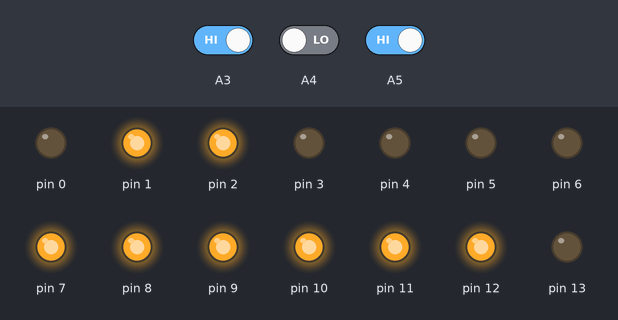
Recording of a sketch running on a simulated Arduino Uno, built with avr-gcc and run on an emulated ATmega328P. Shown: output pins drawn as LEDs (lit = HIGH). The test bench sets the inputs (shaded band); at power-on: A4 LOW, A3 HIGH, A5 HIGH.

Above: at 1.2 s.
1.3 s: A4 driven HIGH
At 2.0 s:
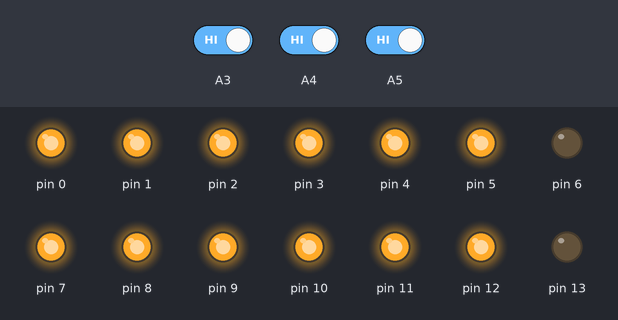
2.8 s: A3 driven LOW
At 3.1 s:
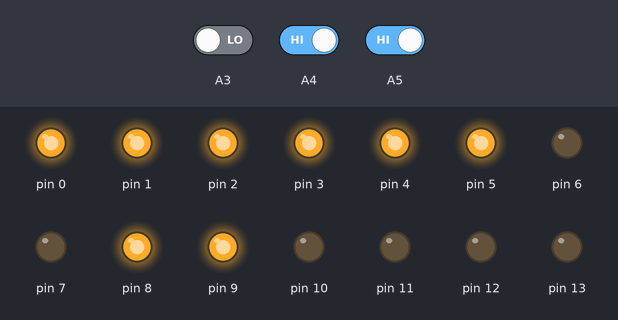
4.3 s: A3 driven HIGH
At 5.4 s:
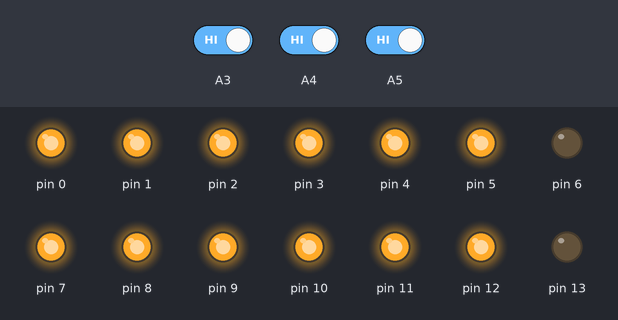
5.8 s: A5 driven LOW
At 6.6 s:
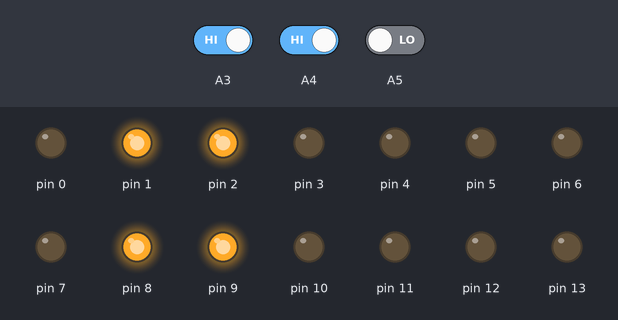
7.3 s: A5 driven HIGH
At 7.7 s:
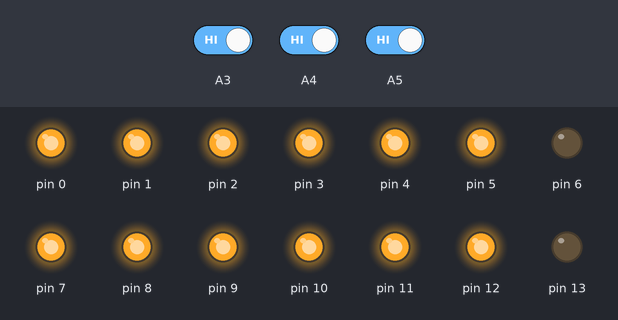
Timing chart, 0 to 9.8 s (numbered marks = the images above; inputs shaded):
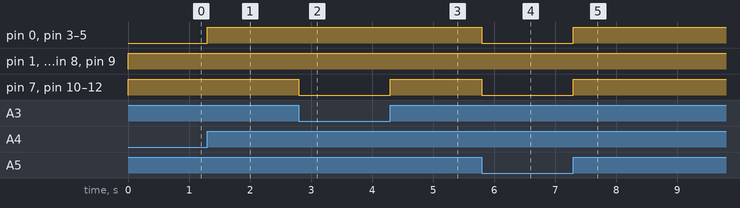

Measured:
- after the input at 1.3 s, pin 0, pin 3–5: LOW → HIGH at once
- after the input at 2.8 s, pin 7, pin 10–12: HIGH → LOW at once
- after the input at 4.3 s, pin 7, pin 10–12: LOW → HIGH at once
- after the input at 5.8 s, pin 0, pin 3–5, pin 7, pin 10–12: HIGH → LOW at once
- after the input at 7.3 s, pin 0, pin 3–5, pin 7, pin 10–12: LOW → HIGH at once

The sketch:

function_demo.ino
```cpp
byte a,b,c;
byte x,y,z,d,e,f,g;

void zero(byte x,byte y,byte z,byte d,byte e,byte f,byte g){
      digitalWrite(x,HIGH);
      digitalWrite(y,HIGH);
      digitalWrite(z,HIGH);
      digitalWrite(d,HIGH);
      digitalWrite(e,HIGH);
      digitalWrite(f,HIGH);
      digitalWrite(g,LOW);
}

void one(byte x,byte y,byte z,byte d,byte e,byte f,byte g){
      digitalWrite(x,LOW);
      digitalWrite(y,HIGH);
      digitalWrite(z,HIGH);
      digitalWrite(d,LOW);
      digitalWrite(e,LOW);
      digitalWrite(f,LOW);
      digitalWrite(g,LOW);
}


void setup() {
  // put your setup code here, to run once:
 pinMode(A3,INPUT);

  pinMode(A4,INPUT);
  pinMode(A5,INPUT);

  pinMode(0,OUTPUT);
  pinMode(1,OUTPUT);
  pinMode(2,OUTPUT);
  pinMode(3,OUTPUT);
  pinMode(4,OUTPUT);
  pinMode(5,OUTPUT);
  pinMode(6,OUTPUT);

  pinMode(7,OUTPUT);
  pinMode(8,OUTPUT);
  pinMode(9,OUTPUT);
  pinMode(10,OUTPUT);
  pinMode(11,OUTPUT);
  pinMode(12,OUTPUT);
  pinMode(13,OUTPUT);


}

void loop() {
  // put your main code here, to run repeatedly:
  a = digitalRead(A5);
  b = digitalRead(A4);
  c = digitalRead(A3);

  if(c == LOW){

    if(a == LOW && b == LOW)
    {
      zero(0,1,2,3,4,5,6);

      zero(7,8,9,10,11,12,13);
    }

    if(a == LOW && b == HIGH)
    {
      one(0,1,2,3,4,5,6);

      zero(7,8,9,10,11,12,13);
    }
    if(a == HIGH && b == LOW)
    {
      one(0,1,2,3,4,5,6);

      zero(7,8,9,10,11,12,13);
    }
    if(a == HIGH && b == HIGH)
    {
      zero(0,1,2,3,4,5,6);

      one(7,8,9,10,11,12,13);
    }
 }

  else if(c == HIGH){

    if(a == LOW && b == LOW)
    {
      digitalWrite(0,HIGH);
      digitalWrite(1,HIGH);
      digitalWrite(2,HIGH);
      digitalWrite(3,HIGH);
      digitalWrite(4,HIGH);
      digitalWrite(5,HIGH);
      digitalWrite(6,LOW);

      digitalWrite(7,HIGH);
      digitalWrite(8,HIGH);
      digitalWrite(9,HIGH);
      digitalWrite(10,HIGH);
      digitalWrite(11,HIGH);
      digitalWrite(12,HIGH);
      digitalWrite(13,LOW);
    }

    if(a == LOW && b == HIGH)
    {
      digitalWrite(0,LOW);
      digitalWrite(1,HIGH);
      digitalWrite(2,HIGH);
      digitalWrite(3,LOW);
      digitalWrite(4,LOW);
      digitalWrite(5,LOW);
      digitalWrite(6,LOW);

      digitalWrite(7,LOW);
      digitalWrite(8,HIGH);
      digitalWrite(9,HIGH);
      digitalWrite(10,LOW);
      digitalWrite(11,LOW);
      digitalWrite(12,LOW);
      digitalWrite(13,LOW);
    }
    if(a == HIGH && b == LOW)
    {
      digitalWrite(0,LOW);
      digitalWrite(1,HIGH);
      digitalWrite(2,HIGH);
      digitalWrite(3,LOW);
      digitalWrite(4,LOW);
      digitalWrite(5,LOW);
      digitalWrite(6,LOW);

      digitalWrite(7,HIGH);
      digitalWrite(8,HIGH);
      digitalWrite(9,HIGH);
      digitalWrite(10,HIGH);
      digitalWrite(11,HIGH);
      digitalWrite(12,HIGH);
      digitalWrite(13,LOW);
    }
    if(a == HIGH && b == HIGH)
    {
      digitalWrite(0,HIGH);
      digitalWrite(1,HIGH);
      digitalWrite(2,HIGH);
      digitalWrite(3,HIGH);
      digitalWrite(4,HIGH);
      digitalWrite(5,HIGH);
      digitalWrite(6,LOW);

      digitalWrite(7,HIGH);
      digitalWrite(8,HIGH);
      digitalWrite(9,HIGH);
      digitalWrite(10,HIGH);
      digitalWrite(11,HIGH);
      digitalWrite(12,HIGH);
      digitalWrite(13,LOW);
    }

 }

}
```
